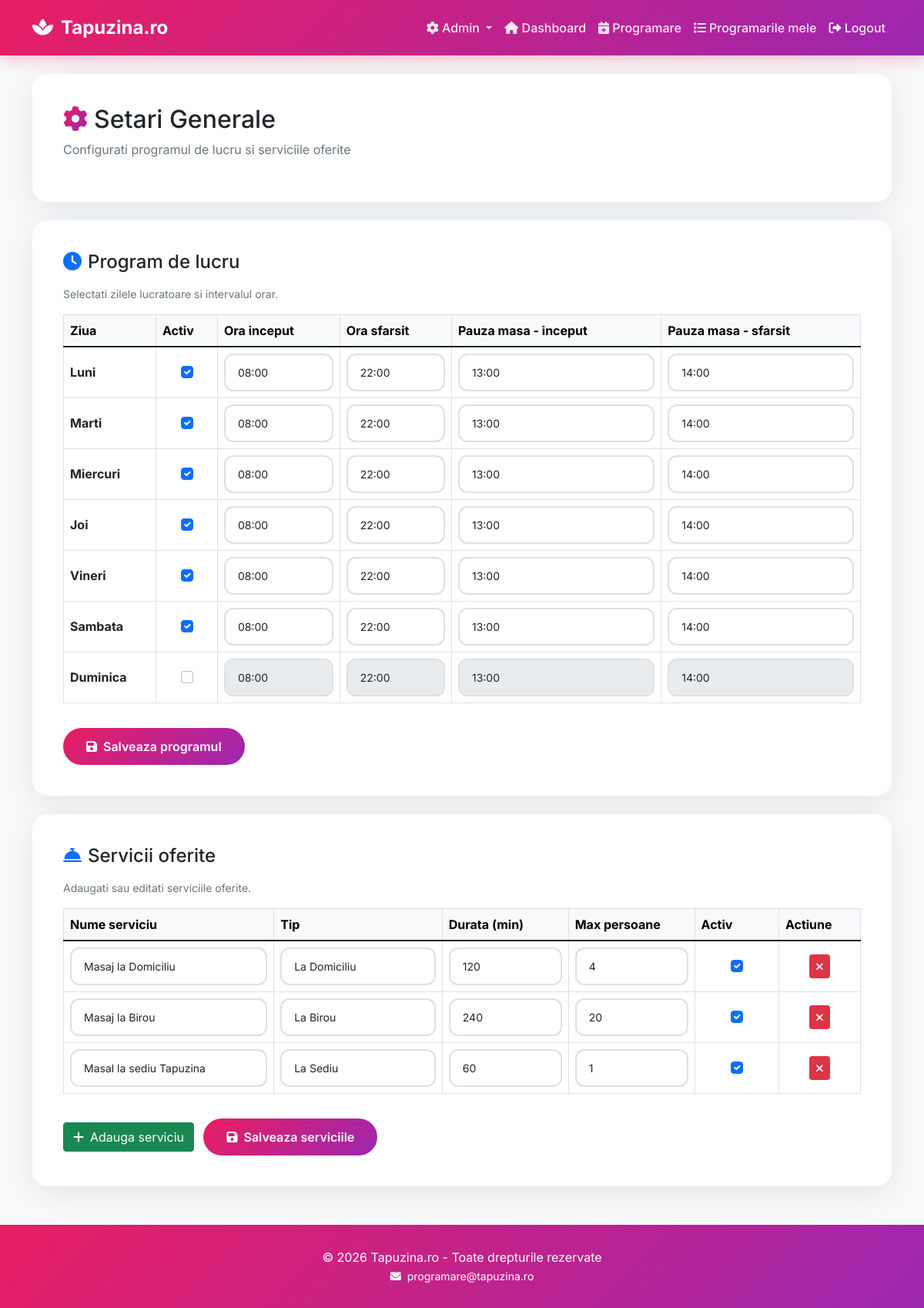
Screenshot of /admin-settings/ (signed in) with the database file from the repository.
### bookings/models.py (models this page shows, shortened)
class Service(models.Model):
    SERVICE_TYPES = [
        ('office', 'La Birou'),
        ('studio', 'La Sediu Tapuzina'),
        ('home', 'La Domiciliu'),
    ]
    name = models.CharField(max_length=100, verbose_name="Nume serviciu")
    service_type = models.CharField(max_length=20, choices=SERVICE_TYPES, verbose_name="Tip serviciu")
    duration_minutes = models.IntegerField(default=60, verbose_name="Durata standard (minute)")
    max_persons = models.IntegerField(default=10, verbose_name="Numar maxim persoane")
    is_active = models.BooleanField(default=True, verbose_name="Activ")
    description = models.TextField(blank=True, verbose_name="Descriere")
    image = models.ImageField(upload_to='services/', blank=True, null=True, verbose_name="Imagine")
    class Meta:
        verbose_name = "Serviciu"
        verbose_name_plural = "Servicii"
        ordering = ['service_type', 'name']

### bookings/views.py (the view)
# urls.py: path('admin-settings/', views.admin_settings, name='admin_settings'),
@login_required
@user_passes_test(is_admin)
def admin_settings(request):
    working_hours = WorkingHours.objects.all().order_by('day_of_week')
    services = Service.objects.all().order_by('service_type', 'name')
    companies = Company.objects.filter(is_active=True)
    return render(request, 'admin_settings.html', {
        'working_hours': working_hours,
        'services': services,
        'companies': companies,
        'day_names': ['Luni', 'Marti', 'Miercuri', 'Joi', 'Vineri', 'Sambata', 'Duminica'],
        'service_types': Service.SERVICE_TYPES,
    })

### bookings/views.py (called while the page is built)
def is_admin(user):
    return user.is_staff or user.is_superuser

### bookings/templates/admin_settings.html (shortened to what this page needs)
{% extends 'base.html' %}
{% block content %}
<div class="row">
    <div class="col-12">
        <div class="card p-4 mb-4">
            <div class="card-body">
                <h2><i class="fas fa-cog text-gradient me-2"></i>Setari Generale</h2>
                <p class="text-muted">Configurati programul de lucru si serviciile oferite</p>
            </div>
        </div>
    </div>
</div>
<div class="row">
    <div class="col-12">
        <div class="card p-4 mb-4">
            <div class="card-body">
                <h4 class="mb-3"><i class="fas fa-clock text-primary me-2"></i>Program de lucru</h4>
                <p class="text-muted small">Selectati zilele lucratoare si intervalul orar.</p>
                <form method="post" action="{% url 'save_working_hours' %}">
                    <div class="table-responsive">
                        <table class="table table-bordered">
                            <thead class="table-light">
                                <tr>
                                    <th style="width: 120px;">Ziua</th>
                                    <th style="width: 80px;">Activ</th>
                                    <th>Ora inceput</th>
                                    <th>Ora sfarsit</th>
                                    <th>Pauza masa - inceput</th>
                                    <th>Pauza masa - sfarsit</th>
                                </tr>
                            </thead>
                            <tbody>
                                {% for day in day_names %}
                                <tr>
                                    <td><strong>{{ day }}</strong></td>
                                    <td class="text-center">
                                        <input type="checkbox" name="is_working_{{ forloop.counter0 }}"
                                               {% if forloop.counter0 < 6 %}checked{% endif %}
                                               onchange="toggleDay(this, {{ forloop.counter0 }})" class="form-check-input">
                                    </td>
                                    <td>
                                        <select name="start_time_{{ forloop.counter0 }}" class="form-control form-control-sm">
                                            <option value="08:00" selected>08:00</option>
                                        </select>
                                    </td>
                                    <td>
                                        <select name="end_time_{{ forloop.counter0 }}" class="form-control form-control-sm">
                                            <option value="22:00" selected>22:00</option>
                                        </select>
                                    </td>
                                    <td>
                                        <select name="lunch_start_{{ forloop.counter0 }}" class="form-control form-control-sm">
                                            <option value="13:00" selected>13:00</option>
                                        </select>
                                    </td>
                                    <td>
                                        <select name="lunch_end_{{ forloop.counter0 }}" class="form-control form-control-sm">
                                            <option value="14:00" selected>14:00</option>
                                        </select>
                                    </td>
                                </tr>
                                {% endfor %}
                            </tbody>
                        </table>
                    </div>
                    <div class="mt-3">
                        <button type="submit" class="btn btn-primary">
                            <i class="fas fa-save me-2"></i>Salveaza programul
                        </button>
                    </div>
                </form>
            </div>
        </div>
    </div>
</div>
<div class="row">
    <div class="col-12">
        <div class="card p-4">
            <div class="card-body">
                <h4 class="mb-3"><i class="fas fa-concierge-bell text-primary me-2"></i>Servicii oferite</h4>
                <p class="text-muted small">Adaugati sau editati serviciile oferite.</p>
                <form method="post" action="{% url 'save_services' %}" id="servicesForm">
                    <div class="table-responsive">
                        <table class="table table-bordered" id="servicesTable">
                            <thead class="table-light">
                                <tr>
                                    <th style="width: 200px;">Nume serviciu</th>
                                    <th style="width: 160px;">Tip</th>
                                    <th style="width: 120px;">Durata (min)</th>
                                    <th style="width: 120px;">Max persoane</th>
                                    <th style="width: 80px;">Activ</th>
                                    <th style="width: 60px;">Actiune</th>
                                </tr>
                            </thead>
                            <tbody>
                                {% for service in services %}
                                <tr>
                                    <td><input type="text" name="service_name[]" class="form-control form-control-sm" value="{{ service.name }}" required></td>
                                    <td>
                                        <select name="service_type[]" class="form-control form-control-sm">
                                            <option value="office" {% if service.service_type == 'office' %}selected{% endif %}>La Birou</option>
                                            <option value="studio" {% if service.service_type == 'studio' %}selected{% endif %}>La Sediu</option>
                                            <option value="home" {% if service.service_type == 'home' %}selected{% endif %}>La Domiciliu</option>
                                        </select>
                                    </td>
                                    <td><input type="number" name="service_duration[]" class="form-control form-control-sm" value="{{ service.duration_minutes }}" min="15" step="15" required></td>
                                    <td><input type="number" name="service_max_persons[]" class="form-control form-control-sm" value="{{ service.max_persons }}" min="1" max="20" required></td>
                                    <td class="text-center">
                                        <input type="checkbox" name="service_active[]" class="form-check-input" {% if service.is_active %}checked{% endif %}>
                                    </td>
                                    <td class="text-center">
                                        <button type="button" class="btn btn-danger btn-sm" onclick="removeRow(this)">
                                            <i class="fas fa-times"></i>
                                        </button>
                                    </td>
                                </tr>
                                {% endfor %}
                            </tbody>
                        </table>
                    </div>
                    <div class="mt-3">
                        <button type="button" class="btn btn-success me-2" onclick="addServiceRow()">
                            <i class="fas fa-plus me-2"></i>Adauga serviciu
                        </button>
                        <button type="submit" class="btn btn-primary">
                            <i class="fas fa-save me-2"></i>Salveaza serviciile
                        </button>
                    </div>
                </form>
            </div>
        </div>
    </div>
</div>
{% endblock %}

### bookings/templates/base.html (style rules this page uses)
:root { --primary: #e91e63; --secondary: #9c27b0; --gradient: linear-gradient(135deg, #e91e63 0%, #9c27b0 100%); }
* { margin: 0; padding: 0; box-sizing: border-box; }
body { font-family: 'Inter', sans-serif; min-height: 100vh; background: #f8f9fa; }
.card { border: none; border-radius: 20px; box-shadow: 0 10px 40px rgba(0,0,0,0.08); transition: all 0.3s; overflow: hidden; }
.btn-primary { background: var(--gradient); border: none; padding: 12px 30px; border-radius: 50px; font-weight: 600; transition: all 0.3s; }
.text-gradient { background: var(--gradient); -webkit-background-clip: text; -webkit-text-fill-color: transparent; }
.form-control { border-radius: 12px; border: 2px solid #e0e0e0; padding: 12px 16px; transition: all 0.3s; }

### bookings/templates/admin_settings.html (style rules this page uses)
.table td { vertical-align: middle; }
.form-control-sm { font-size: 14px; }

### rows the page displays
Service: name "Masaj la Domiciliu", service_type "La Domiciliu", duration_minutes "120", max_persons "4", is_active "☑"
Service: name "Masaj la Birou", service_type "La Birou", duration_minutes "240", max_persons "20", is_active "☑"
Service: name "Masal la sediu Tapuzina", service_type "La Sediu", duration_minutes "60", max_persons "1", is_active "☑"

### other values shown
{{ day }} "Luni" "Marti" "Miercuri" "Joi" "Vineri" "Sambata" "Duminica"
